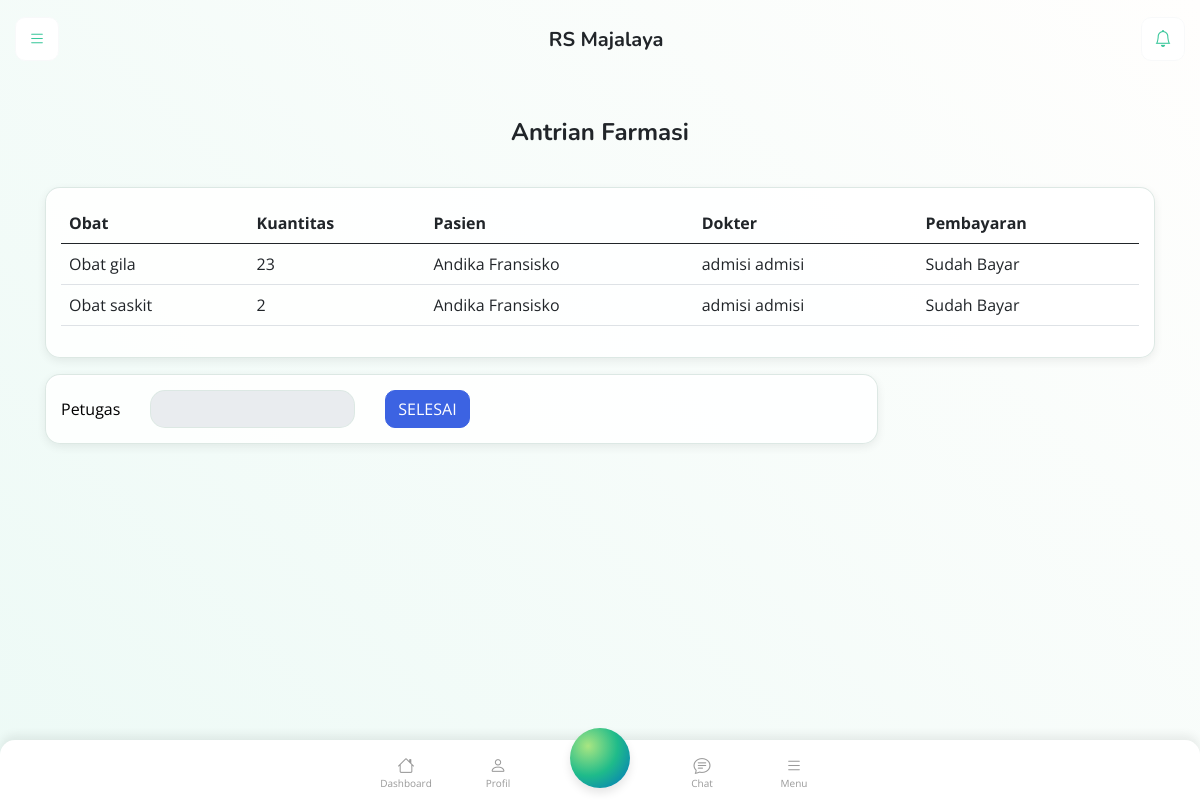
Page /farmasi/detail-obat-pasien/17 on the committed database.
### faskes/models.py (models this page shows, shortened)
class Profil(models.Model):
    nama = models.CharField(max_length=255, null=True, blank=True)
    alamat = models.TextField(null=True, blank=True)
    logo = models.FileField(upload_to="logo/", null=True, blank=True)

### farmasi/models.py (models this page shows)
class ObatPasien(models.Model):
    antrian = models.ForeignKey('antrian.Antrian', on_delete=models.SET_NULL, blank=True, null=True)
    resume_medis = models.ForeignKey('pasien.ResumeMedis', on_delete=models.SET_NULL, blank=True, null=True)
    dokter = models.ForeignKey(User, on_delete=models.SET_NULL, blank=True, null=True, related_name='farmasi_dokter')
    petugas_farmasi = models.ForeignKey(User, on_delete=models.SET_NULL, blank=True, null=True, related_name='farmasi_petugas')
    obat = models.ForeignKey(Obat, on_delete=models.SET_NULL, blank=True, null=True)
    harga = models.FloatField()
    kuantitas = models.IntegerField(default=0)
    total_harga = models.FloatField()
    status_pembayaran = models.CharField(max_length=30, choices=StatusPembayaranChoices.choices,
                                         default=StatusPembayaranChoices.BELUM_BAYAR)
    status_layanan = models.CharField(max_length=30,
                                      choices=StatusLayananChoices.choices,
                                      default=StatusLayananChoices.MENUNGGU)
    summary_invoice = models.ForeignKey(SummaryInvoice, on_delete=models.SET_NULL, blank=True, null=True)
    keterangan = models.TextField(blank=True, null=True)
    created_at = models.DateTimeField(auto_now_add=True)
    deskripsi = models.TextField(blank=True, null=True)

class Obat(models.Model):
    nama = models.CharField(max_length=150)
    harga = models.FloatField(default=0)
    stok = models.IntegerField(default=0)
    inisial_kode = models.CharField(max_length=100, blank=True, null=True)
    kode = models.CharField(max_length=100, blank=True, null=True)
    kode_satuan_besar = models.CharField(max_length=100, blank=True, null=True)
    kode_satuan_kecil = models.CharField(max_length=100, blank=True, null=True)
    kode_satuan_eceran = models.CharField(max_length=100, blank=True, null=True)
    harga_jual_1 = models.FloatField(default=0)
    harga_jual_2 = models.FloatField(default=0)
    harga_jual_3 = models.FloatField(default=0)
    harga_jual_4 = models.FloatField(default=0)
    harga_jual_5 = models.FloatField(default=0)
    harga_jual_eceran = models.FloatField(default=0)
    margin_1 = models.FloatField(default=0)
    margin_2 = models.FloatField(default=0)
    margin_3 = models.FloatField(default=0)
    margin_4 = models.FloatField(default=0)
    margin_5 = models.FloatField(default=0)
    harga_eceran = models.FloatField(default=0)
    isi = models.IntegerField(default=0)
    harga_dasar = models.FloatField(default=0)
    hna = models.FloatField(default=0)
    ppn = models.FloatField(default=0)
    harga_pembelian = models.FloatField(default=0)
    min_stok = models.IntegerField(default=0)
    max_stok = models.IntegerField(default=0)
    main_gudang = models.CharField(max_length=100, blank=True, null=True)
    disc_supplier = models.CharField(max_length=100, blank=True, null=True)
    group_obat = models.CharField(max_length=100, blank=True, null=True)
    formularium = models.CharField(max_length=100, blank=True, null=True)
    stock_dis = models.IntegerField(default=0)
    status = models.CharField(max_length=20, choices=StatusObatChoices.choices, default=StatusObatChoices.ACTIVE)
    date_update = models.DateTimeField(blank=True, null=True)
    kode_pabrik = models.CharField(max_length=100, blank=True, null=True)
    kode_lokasi = models.CharField(max_length=100, blank=True, null=True)
    keterangan = models.TextField(blank=True, null=True)
    stok_reg = models.IntegerField(default=0)
    generik_status = models.CharField(max_length=100, blank=True, null=True)
    jumlah_hari_utang = models.IntegerField(default=0)
    main_margin = models.FloatField(default=0)
    created_at = models.DateTimeField(auto_now_add=True)

### pasien/models.py (models this page shows, shortened)
class ResumeMedis(models.Model):
    no_resume_medis = models.CharField(max_length=100, unique=True)
    pasien = models.ForeignKey(Pasien, on_delete=models.SET_NULL, blank=True, null=True)
    rujukan = models.CharField(max_length=50, choices=RujukanChoices.choices, blank=True, null=True)
    no_rujukan = models.CharField(max_length=100, blank=True, null=True)
    keadaan_keluar = models.CharField(max_length=100, choices=KeadanKeluarChoices.choices, blank=True, null=True)
    cara_keluar = models.CharField(max_length=100, choices=CaraKeluarChoices.choices, blank=True, null=True)
    pemeriksaan_lanjut = models.CharField(max_length=100, choices=PemeriksaanLanjutChoices.choices, blank=True, null=True)
    created_at = models.DateTimeField(auto_now_add=True)

class Pasien(models.Model):
    account = models.ForeignKey(User, on_delete=models.SET_NULL, blank=True, null=True)
    no_rekam_medis = models.CharField(max_length=100, unique=True)
    nama = models.CharField(max_length=100)
    nik = models.CharField(max_length=100, unique=True)
    tanggal_lahir = models.DateField()
    status = models.CharField(max_length=30, choices=StatusPasienChoices.choices)
    jenis_kelamin = models.CharField(max_length=30, choices=JenisKelamin.choices)
    provinsi = models.CharField(max_length=100)
    kabupaten = models.CharField(max_length=100)
    kecamatan = models.CharField(max_length=100)
    alamat = models.CharField(max_length=100)
    agama = models.CharField(max_length=50, choices=AgamaChoices.choices)
    created_at = models.DateTimeField(auto_now_add=True)

### user/models.py (models this page shows, shortened)
class User(AbstractUser):
    role = models.ForeignKey(UserRole, on_delete=models.SET_NULL, blank=True, null=True)
    id_number = models.CharField(max_length=20, null=True, blank=True)
    nama_depan = models.CharField(max_length=255)
    nama_belakang = models.CharField(max_length=255, null=True, blank=True)
    nip = models.CharField(max_length=20, null=True, blank=True)
    level = models.CharField(max_length=50, null=True, blank=True)
    jenis_kelamin = models.CharField(max_length=10, choices=GenderChoices.choices)
    tanggal_lahir = models.DateField(null=True, blank=True)
    agama = models.CharField(max_length=50, null=True, blank=True)
    no_kartu_keluarga = models.CharField(max_length=20, null=True, blank=True)
    posisi_di_keluarga = models.CharField(max_length=50, null=True, blank=True)
    pendidikan_terakhir = models.CharField(max_length=255, null=True, blank=True)
    profesi = models.CharField(max_length=255, null=True, blank=True)
    pekerjaan = models.CharField(max_length=255, null=True, blank=True)
    no_npwp = models.CharField(max_length=20, null=True, blank=True)
    sip = models.CharField(max_length=20, null=True, blank=True)    # Surat Izin Praktik
    nama_ibu_kandung = models.CharField(max_length=255, null=True, blank=True)
    golongan = models.CharField(max_length=50, null=True, blank=True)   # ex: karyawan gol 1, gol 2
    pangkat = models.CharField(max_length=50, null=True, blank=True)    # ex: direktur
    status_karyawan = models.CharField(max_length=50, null=True, blank=True)    # ex: kontrak, tetap
    unit_kerja = models.CharField(max_length=255, null=True, blank=True)    #
    no_sk_pengangkatan = models.CharField(max_length=20, null=True, blank=True)
    tanggal_sk_pengangkatan = models.DateField(null=True, blank=True)
    tanggal_masuk_rs = models.DateField(null=True, blank=True)
    no_telepon = models.CharField(max_length=15, null=True, blank=True)
    alamat = models.TextField(null=True, blank=True)
    alamat_kelurahan = models.CharField(max_length=255, null=True, blank=True)
    alamat_kecamatan = models.CharField(max_length=255, null=True, blank=True)
    alamat_kabupaten_kota = models.CharField(max_length=255, null=True, blank=True)
    alamat_provinsi = models.CharField(max_length=255, null=True, blank=True)

### farmasi/views.py (the view)
# urls.py: path('detail-obat-pasien/<int:pk>', views.DetailObatPasienView.as_view()),
class DetailObatPasienView(DetailView, UpdateView):
    queryset = Antrian.objects.all()
    template_name = 'farmasi/detail-obat.html'
    pk_url_kwarg = 'pk'
    def get(self, request, *args, **kwargs):
        context = self.get_context_data(**kwargs)
        return render(request, self.template_name, context)
    def get_context_data(self, **kwargs):
        obj = self.get_object(self.get_queryset())
        context = {
            'obat_pasien': ObatPasien.objects.filter(antrian=obj),
            'antrian': obj
        }
        return context

### faskes/context_processors.py (called while the page is built)
def profil(request):
    profil = Profil.objects.get(id=1)
    return {'profil': profil}

### templates/farmasi/detail-obat.html (shortened to what this page needs)
{% extends 'basic.html' %}
{% load humanize i18n static %}
{% block content %}
{% language 'id' %}
<main class="h-100">
    {% include "header.html" %}
    <div class="main-container container">
        <div class="d-flex justify-content-center">
            <div class="row mb-3 mt-4 ">
                <div class="col">
                    <h4>Antrian Farmasi</h4>
                </div>
            </div>
        </div>
        <div class="row mb-3 mt-4 ">
            <div class="col">
                <div class="card">
                    <div class="card-body">
                        <table class="table">
                            <thead>
                                <tr>
                                    <th scope="col">Obat</th>
                                    <th scope="col">Kuantitas</th>
                                    <th scope="col">Pasien</th>
                                    <th scope="col">Dokter</th>
                                    <th scope="col">Pembayaran</th>
                                </tr>
                            </thead>
                            <tbody>
                                {% for obat in obat_pasien %}
                                <tr>
                                    <td>{{obat.obat.nama}}</td>
                                    <td>{{obat.kuantitas}}</td>
                                    <td>{{obat.resume_medis.pasien.nama}}</td>
                                    <td>{{obat.dokter.get_full_name}}</td>
                                    <td>{{obat.status_pembayaran}}</td>
                                </tr>
                                {% endfor %}
                            </tbody>
                        </table>
                    </div>
                </div>
            </div>
        </div>
        <div class="card w-75 mb-3">
            <div class="card-body">
                <div class="row g-3 align-items-center">
                    <div class="col-auto">
                      <label for="inputPassword6" class="col-form-label">Petugas</label>
                    </div>
                    <div class="col-auto">
                      <input type="text" id="inputPassword6" value="{{request.user.get_full_name}}" class="form-control" aria-labelledby="passwordHelpInline" readonly disabled>
                    </div>
                    <div class="col-auto">
                        <div class="d-grid gap-2 d-md-flex justify-content-md-end">
                            <form method="POST" action="/farmasi/konfirm-obat-diterima/{{antrian.id}}">
                                <button class="btn btn-primary" type="submit">Selesai</button>
                            </form>
                        </div>
                    </div>
                  </div>
            </div>
          </div>
    </div>
    {% include "footer.html" %}
</main>
{% endlanguage %}
{% endblock %}

### templates/header.html (shortened to what this page needs)
    <header class="header position-fixed">
        <div class="row">
            <div class="col-auto">
                <a href="javascript:void(0)" target="_self" class="btn btn-light btn-44 menu-btn">
                    <i class="bi bi-list"></i>
                </a>
            </div>
            <div class="col align-self-center text-center">
                <div class="logo-small">
                    <h5>{{ profil.nama }}</h5>
                </div>
            </div>
            <div class="col-auto">
                <a href="/" target="_self" class="btn btn-light btn-44">
                    <i class="bi bi-bell"></i>
                </a>
            </div>
        </div>
    </header>

### rows in the picture
Profil: nama "RS Majalaya"
ObatPasien: obat.nama "Obat gila", kuantitas "23", resume_medis.pasien.nama "Andika Fransisko", dokter.get_full_name "admisi admisi", status_pembayaran "Sudah Bayar"
ObatPasien: obat.nama "Obat saskit", kuantitas "2", resume_medis.pasien.nama "Andika Fransisko", dokter.get_full_name "admisi admisi", status_pembayaran "Sudah Bayar"
